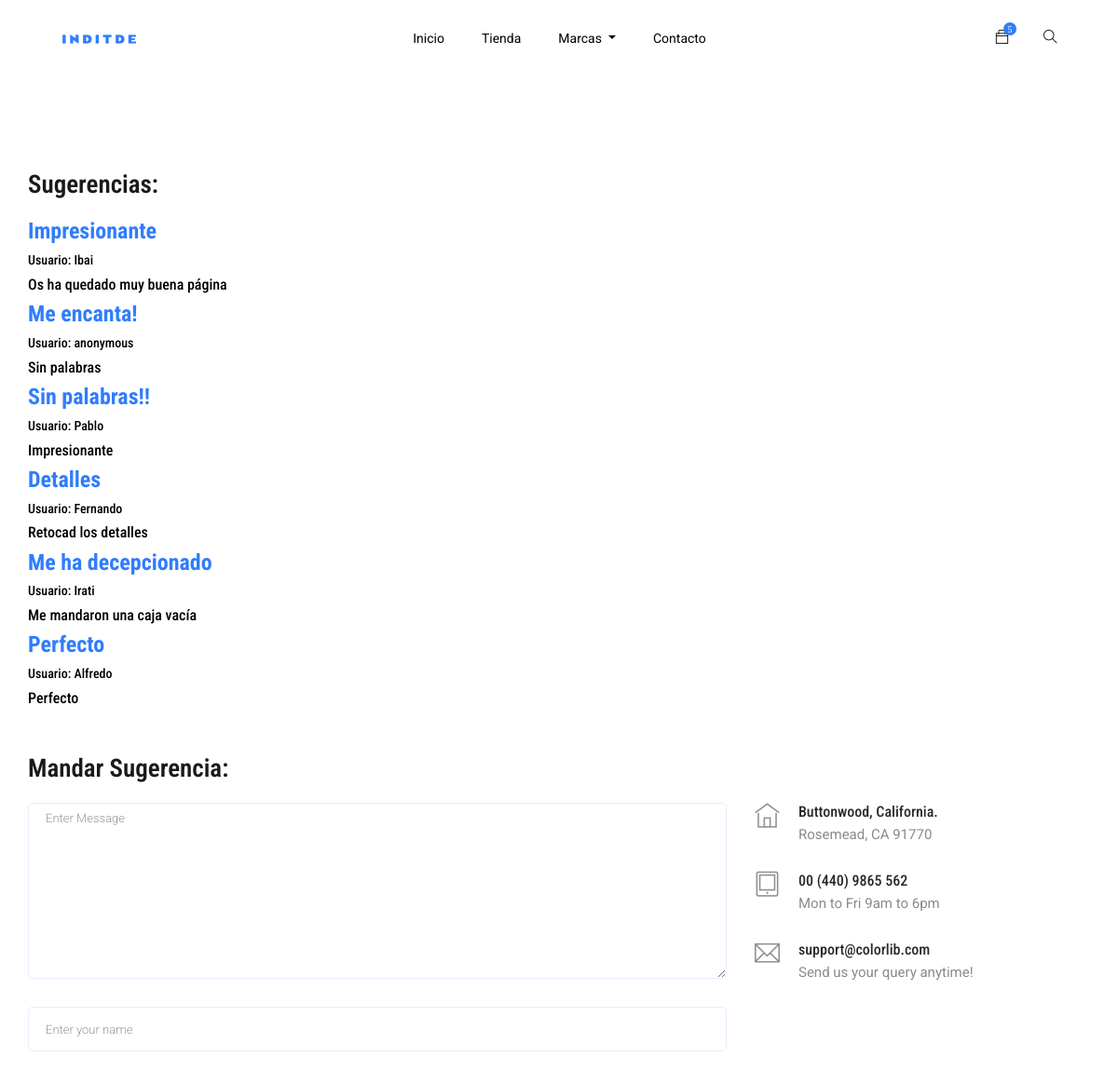
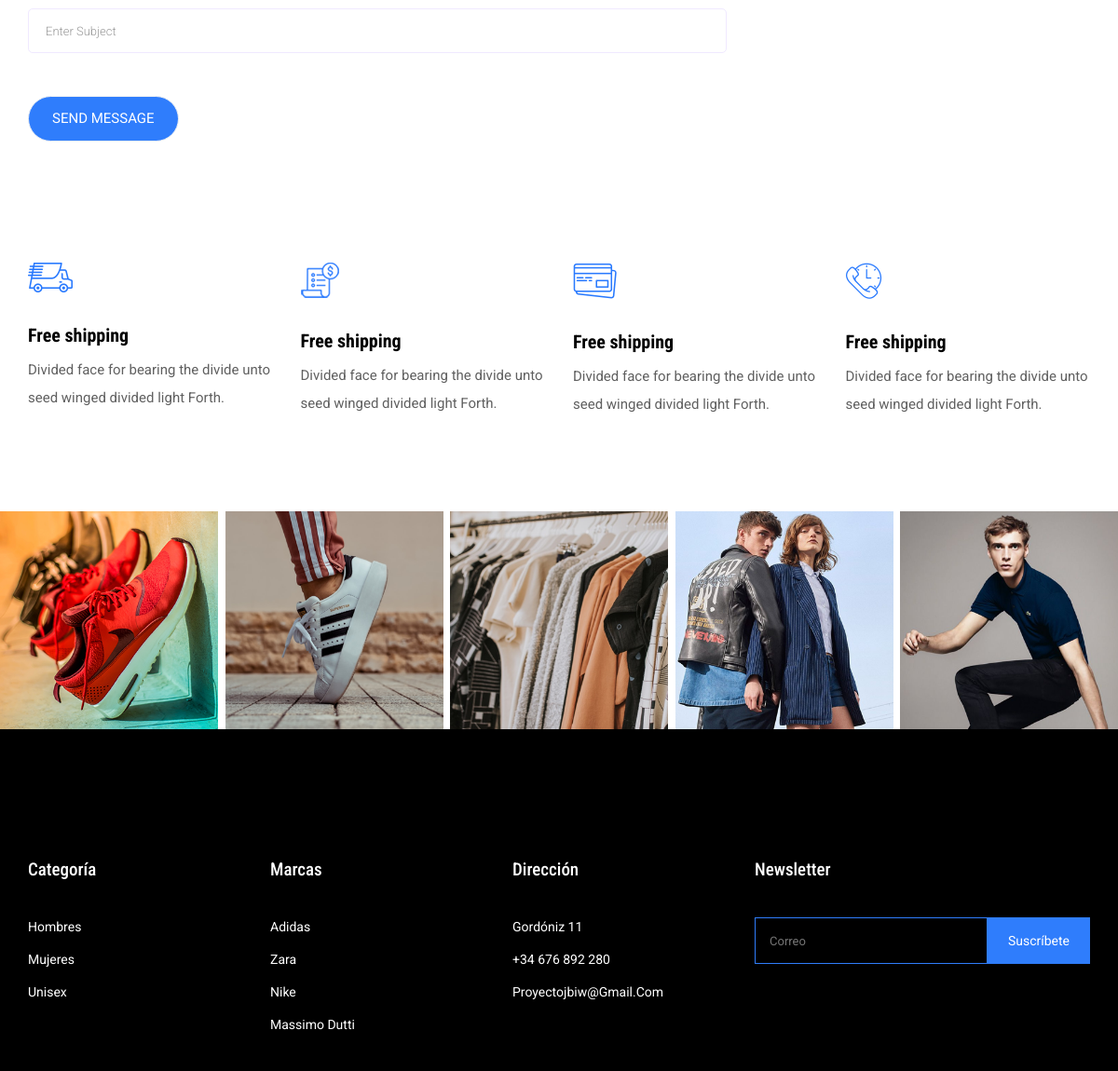
Page /contact/ on the committed database (2 pictures, top to bottom).
### appIndiTDE/models.py (models this page shows, shortened)
class Sugerencia(models.Model):
    nombre = models.CharField(max_length = 20, default="anonymous")
    titulo = models.CharField(max_length = 30)
    texto = models.CharField(max_length = 240)

class Marca(models.Model):
    id = models.CharField(max_length = 5, primary_key =True)
    nombre = models.CharField(max_length = 20)
    desc = models.TextField()
    logo = models.ImageField()

### appIndiTDE/views.py (the view, shortened to what this page needs)
# urls.py: path('contact/', views.contact, name = 'contact'),
def contact(request):
    msg=""
    a = list(get_sugerencias())
    form = fSugerencia()
    context = {
        'sugerencias': a,
        'form': form,
        'marcas': get_all_brands(get_all_clothes()),
        'mensage': msg,
        }
    return render(request, 'inditde/contact.html', context)

### appIndiTDE/forms.py
class fSugerencia(forms.ModelForm):
    class Meta:
        model = Sugerencia
        fields = ('nombre', 'titulo', 'texto')
        widgets = {'nombre': forms.TextInput(),
                   'titulo': forms.TextInput(),
                   'texto': forms.TextInput()
                   }

### appIndiTDE/views.py (called while the page is built)
def get_all_clothes():
    ropas = Ropa.objects.all()
    return ropas

def get_sugerencias():
    sugerencias = Sugerencia.objects.all()
    return sugerencias

def get_all_brands(ropas):
    my_brands = []
    for i in ropas:
        if i.marca not in my_brands:
            my_brands.append(i.marca)
    return my_brands

### appIndiTDE/templates/inditde/contact.html (shortened to what this page needs)
{% extends "inditde/base.html" %}
{% load static %}
{% block content %}
<section class="contact-section padding_top">
    <div class="container">
        <div class="row">
            <div class="col-12">
                <h2 class="contact-title">Sugerencias:</h2>
            </div>
            {% for s in sugerencias %}
                <div class="col-lg-8">
                    <h3><b>{{s.titulo}}</b></h3>
                    <h6>Usuario: {{s.nombre}}</h6>
                    <h5>{{s.texto}}</h5>
                </div>
            {% endfor %}
        </div>
        <br><br>
        <div class="row">
            <div class="col-12">
                <h2 class="contact-title">Mandar Sugerencia:</h2>
            </div>
            <div class="col-lg-8">
                <form class="form-contact contact_form" method="POST" name="fSugerencia" id="fSugerencia"
                      novalidate="novalidate">{% csrf_token %}
                    <div class="row">
                        <div class="col-12">
                            <div class="form-group">
                  <textarea class="form-control w-100" form="fSugerencia" name="texto" required id="id_texto" cols="30" rows="9"
                            onfocus="this.placeholder = ''" onblur="this.placeholder = 'Enter Message'"
                            placeholder='Enter Message'></textarea>
                            </div>
                        </div>
                        <div class="col-12">
                            <div class="form-group">
                                <input class="form-control" name="nombre" form="fSugerencia" required id="id_nombre" type="text"
                                       onfocus="this.placeholder = ''"
                                       onblur="this.placeholder = 'Enter your name'" placeholder='Enter your name'>
                            </div>
                        </div>
                        <div class="col-12">
                            <div class="form-group">
                                <input class="form-control" form="fSugerencia" name="titulo" required id="id_titulo" type="text"
                                       onfocus="this.placeholder = ''"
                                       onblur="this.placeholder = 'Enter Subject'" placeholder='Enter Subject'>
                            </div>
                        </div>
                    </div>
                    <div class="form-group mt-3">
                      <form action="{% url 'contact' %}" >
                        <input type="submit" class="btn_3 button-contactForm" value="Send Message"/>
                      </form>
                    </div>
                </form>
            </div>
            <div class="col-lg-4">
                <div class="media contact-info">
                    <span class="contact-info__icon"><i class="ti-home"></i></span>
                    <div class="media-body">
                        <h3>Buttonwood, California.</h3>
                        <p>Rosemead, CA 91770</p>
                    </div>
                </div>
                <div class="media contact-info">
                    <span class="contact-info__icon"><i class="ti-tablet"></i></span>
                    <div class="media-body">
                        <h3>00 (440) 9865 562</h3>
                        <p>Mon to Fri 9am to 6pm</p>
                    </div>
                </div>
                <div class="media contact-info">
                    <span class="contact-info__icon"><i class="ti-email"></i></span>
                    <div class="media-body">
                        <h3>support@colorlib.com</h3>
                        <p>Send us your query anytime!</p>
                    </div>
                </div>
            </div>
        </div>
    </div>
</section>
{% endblock %}

### appIndiTDE/templates/inditde/base.html (shortened to what this page needs)
{% load static %}
<!doctype html>
<html lang="zxx">
<head>
    <link rel="stylesheet" href="{% static 'css/bootstrap.min.css' %}">
    <link rel="stylesheet" href="{% static 'css/animate.css' %}">
    <link rel="stylesheet" href="{% static 'css/owl.carousel.min.css' %}">
    <link rel="stylesheet" href="{% static 'css/all.css' %}">
    <link rel="stylesheet" href="{% static 'css/flaticon.css' %}">
    <link rel="stylesheet" href="{% static 'css/themify-icons.css' %}">
    <link rel="stylesheet" href="{% static 'css/magnific-popup.css' %}">
    <link rel="stylesheet" href="{% static 'css/slick.css' %}">
    <link rel="stylesheet" href="{% static 'css/style.css' %}">
</head>
<body class="bg-white">
<header class="main_menu home_menu">
    <div class="container-fluid">
        <div class="row align-items-center justify-content-center">
            <div class="col-lg-11">
                <nav class="navbar navbar-expand-lg navbar-light">
                    <a class="navbar-brand" href="/index/"> <img src="{% static 'img/logo.png'%}" alt="logo"> </a>
                    <div class="collapse navbar-collapse main-menu-item" id="navbarSupportedContent">
                        <ul class="navbar-nav">
                            <li class="nav-item">
                                <a class="nav-link" href="/index/">Inicio</a>
                            </li>
                            <li class="nav-item">
                                <a class="nav-link" href="/shop/">Tienda</a>
                            </li>
                            <li class="nav-item dropdown">
                                <a class="nav-link dropdown-toggle" href="blog.html" id="navbarDropdown_3"
                                   role="button" data-toggle="dropdown" aria-haspopup="true" aria-expanded="false">
                                    Marcas
                                </a>
                            </li>
                            <li class="nav-item">
                                <a class="nav-link" href="{% url 'contact' %}">Contacto</a>
                            </li>
                        </ul>
                    </div>
                    <div class="hearer_icon d-flex">
                        <div class="dropdown cart">
                            <a class="dropdown-toggle" href="#" id="navbarDropdown3" role="button"
                               data-toggle="dropdown" aria-haspopup="true" aria-expanded="false">
                                <i class="ti-bag"></i>
                            </a>
                        </div>
                        <a id="search_1" href="javascript:void(0)" onClick="TODO"><i class="ti-search"></i></a>
                    </div>
                </nav>
            </div>
        </div>
    </div>
</header>
{% block content %}
{% endblock %}
<section class="shipping_details section_padding">
    <div class="container">
        <div class="row">
            <div class="col-lg-3 col-sm-6">
                <div class="single_shopping_details">
                    <img src="{% static 'img/icon/icon_1.png'%}" alt="">
                    <h4>Free shipping</h4>
                    <p>Divided face for bearing the divide unto seed winged divided light Forth.</p>
                </div>
            </div>
            <div class="col-lg-3 col-sm-6">
                <div class="single_shopping_details">
                    <img src="{% static 'img/icon/icon_2.png'%}" alt="">
                    <h4>Free shipping</h4>
                    <p>Divided face for bearing the divide unto seed winged divided light Forth.</p>
                </div>
            </div>
            <div class="col-lg-3 col-sm-6">
                <div class="single_shopping_details">
                    <img src="{% static 'img/icon/icon_3.png' %}" alt="">
                    <h4>Free shipping</h4>
                    <p>Divided face for bearing the divide unto seed winged divided light Forth.</p>
                </div>
            </div>
            <div class="col-lg-3 col-sm-6">
                <div class="single_shopping_details">
                    <img src="{% static 'img/icon/icon_4.png' %}" alt="">
                    <h4>Free shipping</h4>
                    <p>Divided face for bearing the divide unto seed winged divided light Forth.</p>
                </div>
            </div>
        </div>
    </div>
</section>
<section class="instagram_photo">
    <div class="container-fluid">
            <div class="row">
    <div class="col-lg-12">
        <div class="instagram_photo_iner">
            <div class="single_instgram_photo">
                <img src="{% static 'img/instagram/inst_1.png' %}" alt="">
            </div>
            <div class="single_instgram_photo">
                <img src="{% static 'img/instagram/inst_2.png' %}" alt="">
            </div>
            <div class="single_instgram_photo">
                <img src="{% static 'img/instagram/inst_3.png' %}" alt="">
            </div>
            <div class="single_instgram_photo">
                <img src="{% static 'img/instagram/inst_4.png' %}" alt="">
            </div>
            <div class="single_instgram_photo">
                <img src="{% static 'img/instagram/inst_5.png' %}" alt="">
            </div>
        </div>
    </div>
    </div>
    </div>
</section>
<footer class="footer_part">
    <div class="container">
        <div class="row justify-content-between">
            <div class="col-sm-6 col-lg-2">
                <div class="single_footer_part">
                    <h4>Categoría</h4>
                    <ul class="list-unstyled">
                        <li><a href="/shop/?genero=masculino">Hombres</a></li>
                        <li><a href="/shop/?genero=femenino">Mujeres</a></li>
                        <li><a href="/shop/?genero=unisex">Unisex</a></li>
                    </ul>
                </div>
            </div>
            <div class="col-sm-6 col-lg-2">
                <div class="single_footer_part">
                    <h4>Marcas</h4>
                    <ul class="list-unstyled">
                        {% for m in marcas%}
                        <li><a href="/shop/?marca={{m.id}}">{{m.nombre}}</a></li>
                        {% endfor %}
                    </ul>
                </div>
            </div>
            <div class="col-sm-6 col-lg-2">
                <div class="single_footer_part">
                    <h4>Dirección</h4>
                    <ul class="list-unstyled">
                        <li>
                            <a href="https://www.google.es/maps/place/Calle+de+Gord%C3%B3niz,+11,+48010+Bilbao,+Vizcaya/@43.2590363,-2.9413628,17z/data=!3m1!4b1!4m5!3m4!1s0xd4e5029970826f5:0xf5df8ca205cd24b7!8m2!3d43.2590324!4d-2.9391741?hl=es">Gordóniz
                                11</a></li>
                        <li><a href="tel:+34676892280">+34 676 892 280</a></li>
                        <li><span><a href="mailto:proyectojbiw@gmail.com">proyectojbiw@gmail.com</a></span></li>
                    </ul>
                </div>
            </div>
            {% if request.resolver_match.url_name == "contact" %}
            <div class="col-sm-6 col-lg-4">
                    <div class="single_footer_part">
                        <h4>Newsletter</h4>
                        <div id="mc_embed_signup">
                            <section>
                                <form target="_blank" id="newsletter"method="post" class="subscribe_form relative mail_part">
                                    <input type="email" name="email" id="newsletter-form-email" placeholder="Correo"
                                        class="placeholder hide-on-focus" onfocus="this.placeholder = ''"
                                        onblur="this.placeholder = 'Correo'">
                                    <button type="submit" name="submit" id="newsletter-submit"
                                            class="email_icon newsletter-submit button-contactForm">Suscríbete
                                    </button>
                                </form>
                            </section>
                        </div>
                    </div>
                </div>
            {% endif %}
        </div>
    </div>
</footer>
</body>
</html>

### rows in the picture
Sugerencia: titulo "Impresionante", nombre "Ibai", texto "Os ha quedado muy buena página"
Sugerencia: titulo "Me encanta!", nombre "anonymous", texto "Sin palabras"
Sugerencia: titulo "Sin palabras!!", nombre "Pablo", texto "Impresionante"
Sugerencia: titulo "Detalles", nombre "Fernando", texto "Retocad los detalles"
Sugerencia: titulo "Me ha decepcionado", nombre "Irati", texto "Me mandaron una caja vacía"
Sugerencia: titulo "Perfecto", nombre "Alfredo", texto "Perfecto"
Marca: nombre "Adidas"
Marca: nombre "Zara"
Marca: nombre "Nike"
Marca: nombre "Massimo Dutti"
